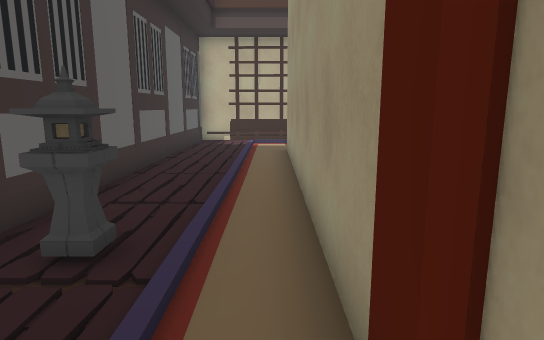
View 1 (above)

16 first-person views from a walk through a Unity game level. The camera is 1.4 m above the floor, tilts 10° down and sees 75° across. The floor is counted in squares, 1 m on a side. Each view is taken from the middle of a square. On the plan, view 1 faces up. The plan holds only what a view shows up to about 15 squares ahead; the rest is blank. The place goes on beyond the plan. Some animated figures are left out. Some surface patterns are stand-ins.

View 2
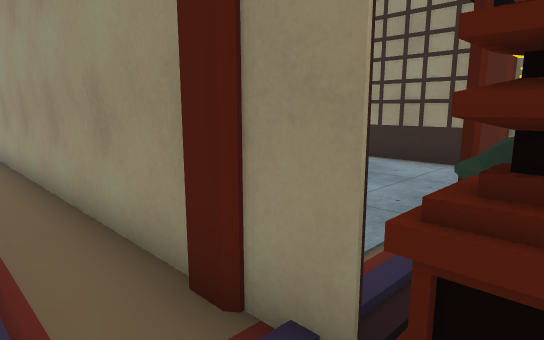

View 3
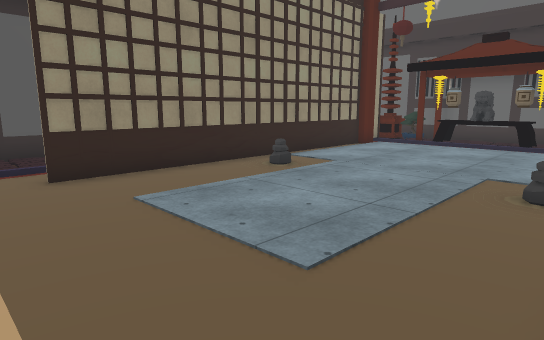

View 4
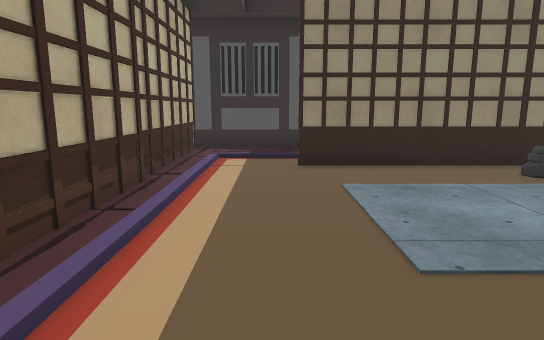

View 5
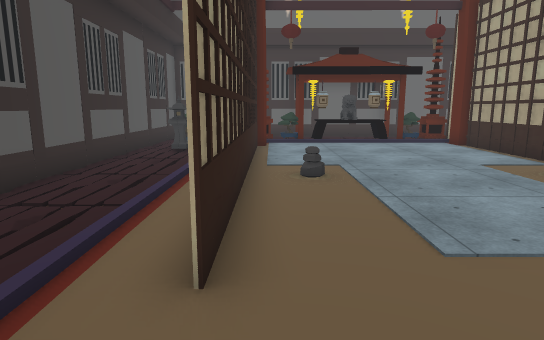

View 6
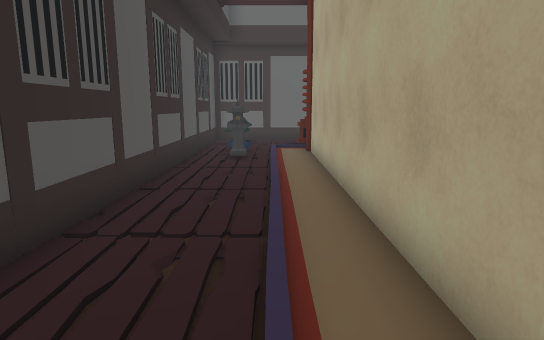

View 7
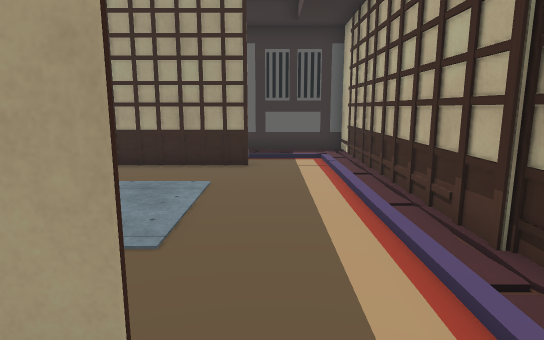

View 8
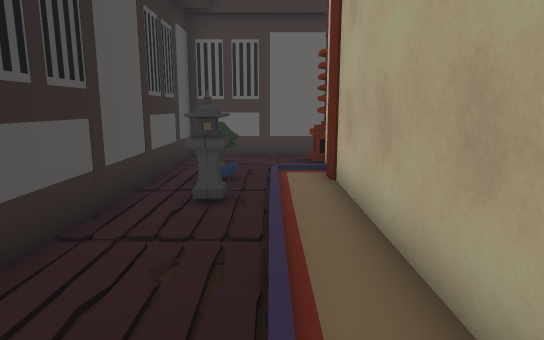

View 9
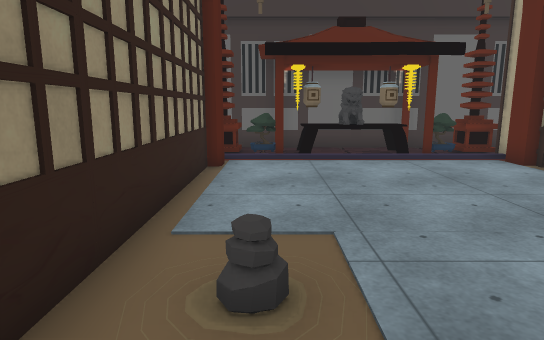

View 10
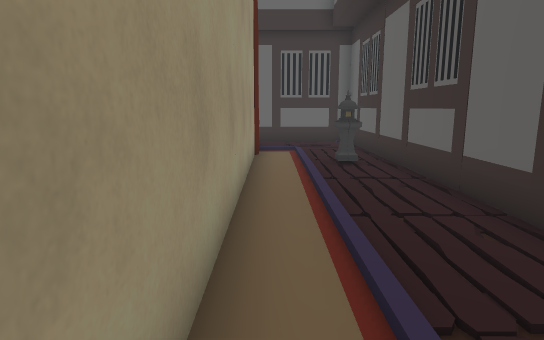

View 11
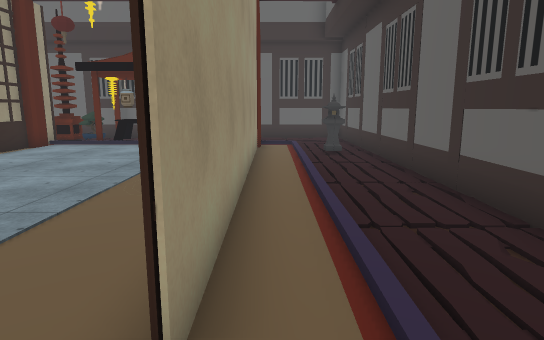

View 12
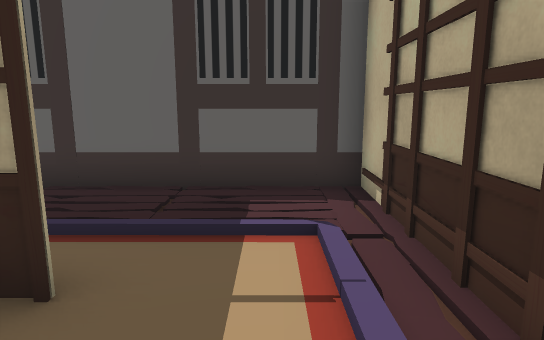

View 13
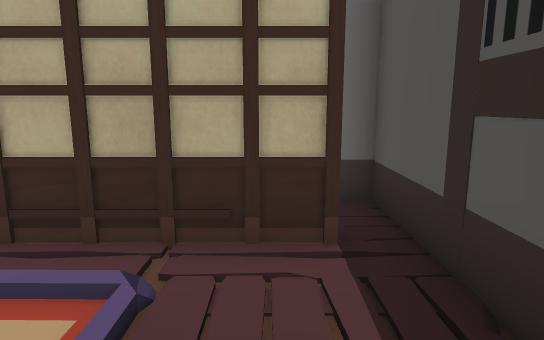

View 14
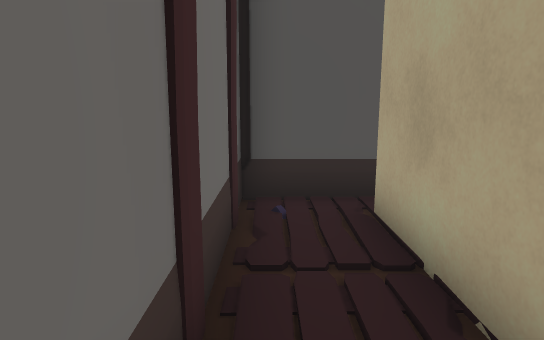

View 15
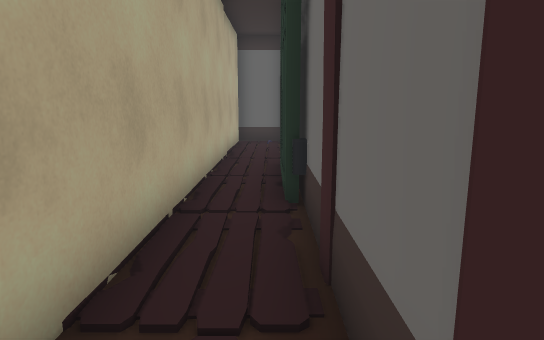

View 16
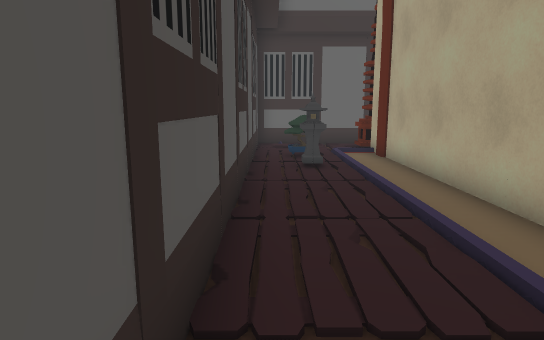

### Floor plan
Key: @ floor where view 1 was taken; # wall or solid block; . floor; / step, stairs or slope; L lantern; R rock; S statue; O other object.
Columns run from 3 left of view 1 to 13 right of it. Each row starts with its distance up from view 1.
 18         #########
 17         ##......#
 16 ###############.#
 15 #./.............#
 14 #./........../..#
 13 #./........../..#
 12 #./.#.......#/..#
 11 #./.#.......#/..#
 10 #./.#.......#/..#
  9 #./.#.......#/..#
  8 #./.#.....R.#/..#
  7 #./.#R......#/..#
  6 #./.#.......#/..#
  5 #./.#.......#/..#
  4 #./.#.......#/L #
  3 #L/.#.......#/L #
  2 #./.#.......#/OO#
  1 #./.#......##/..#
  0 #./@#OOSSLO##/..#
 -1 #...#OLLSLO##...#
 -2 ######O###O######

Where each view was taken, in squares from view 1:
view 1: 0 up, 0 right, facing up
view 2: 1 down, 1 left, facing up-right
view 3: 14 up, 1 right, facing down-right
view 4: 13 up, 0 right, facing right
view 5: 15 up, 8 right, facing down
view 6: 14 up, 10 right, facing down
view 7: 13 up, 10 right, facing left
view 8: 9 up, 10 right, facing down
view 9: 10 up, 7 right, facing down
view 10: 12 up, 0 right, facing down
view 11: 14 up, 0 right, facing down
view 12: 14 up, 3 right, facing left
view 13: 12 up, 11 right, facing up
view 14: 17 up, 7 right, facing right
view 15: 17 up, 12 right, facing left
view 16: 12 up, 12 right, facing down
